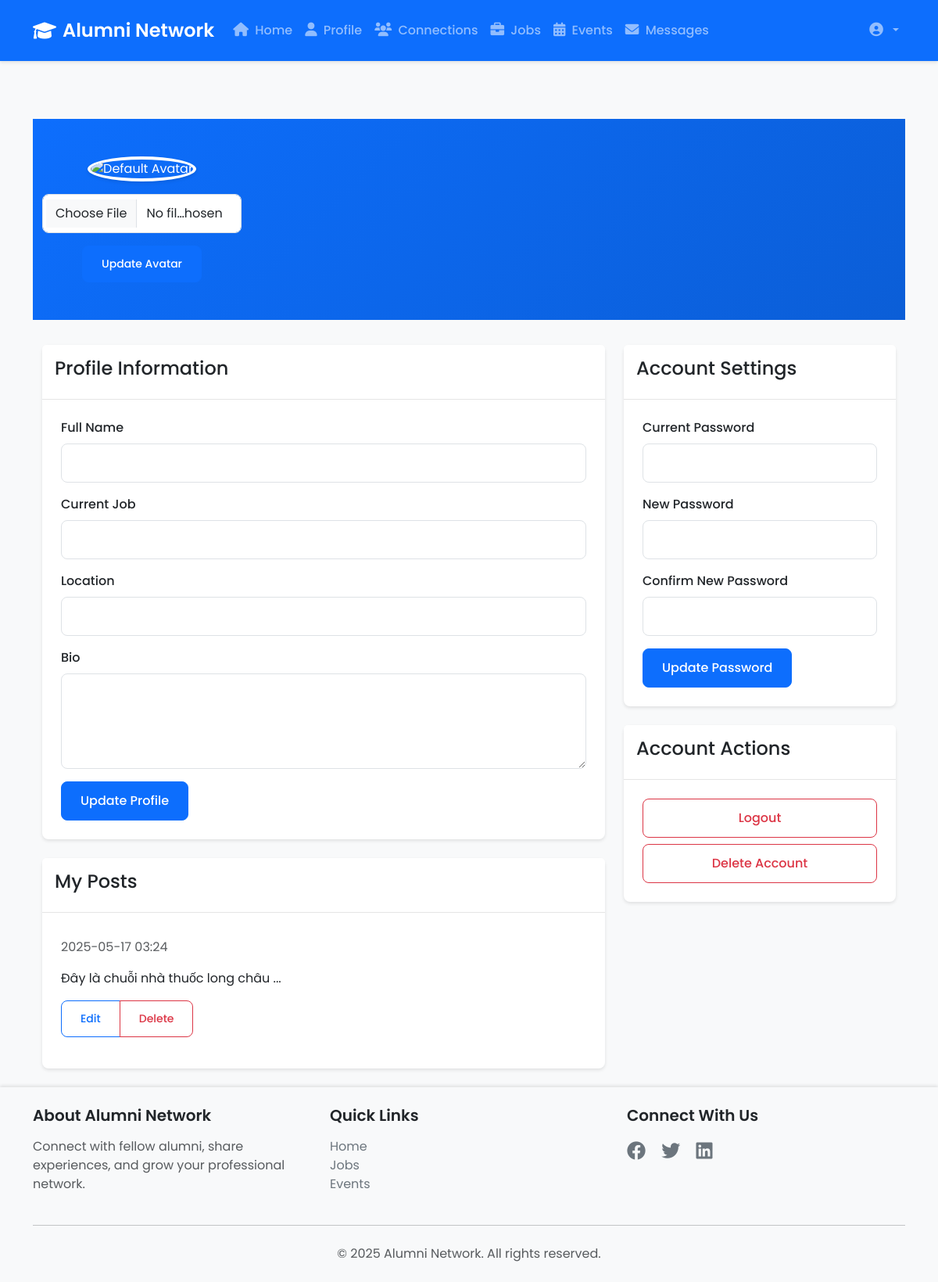
Page /profile (signed in) on the earlier database version.
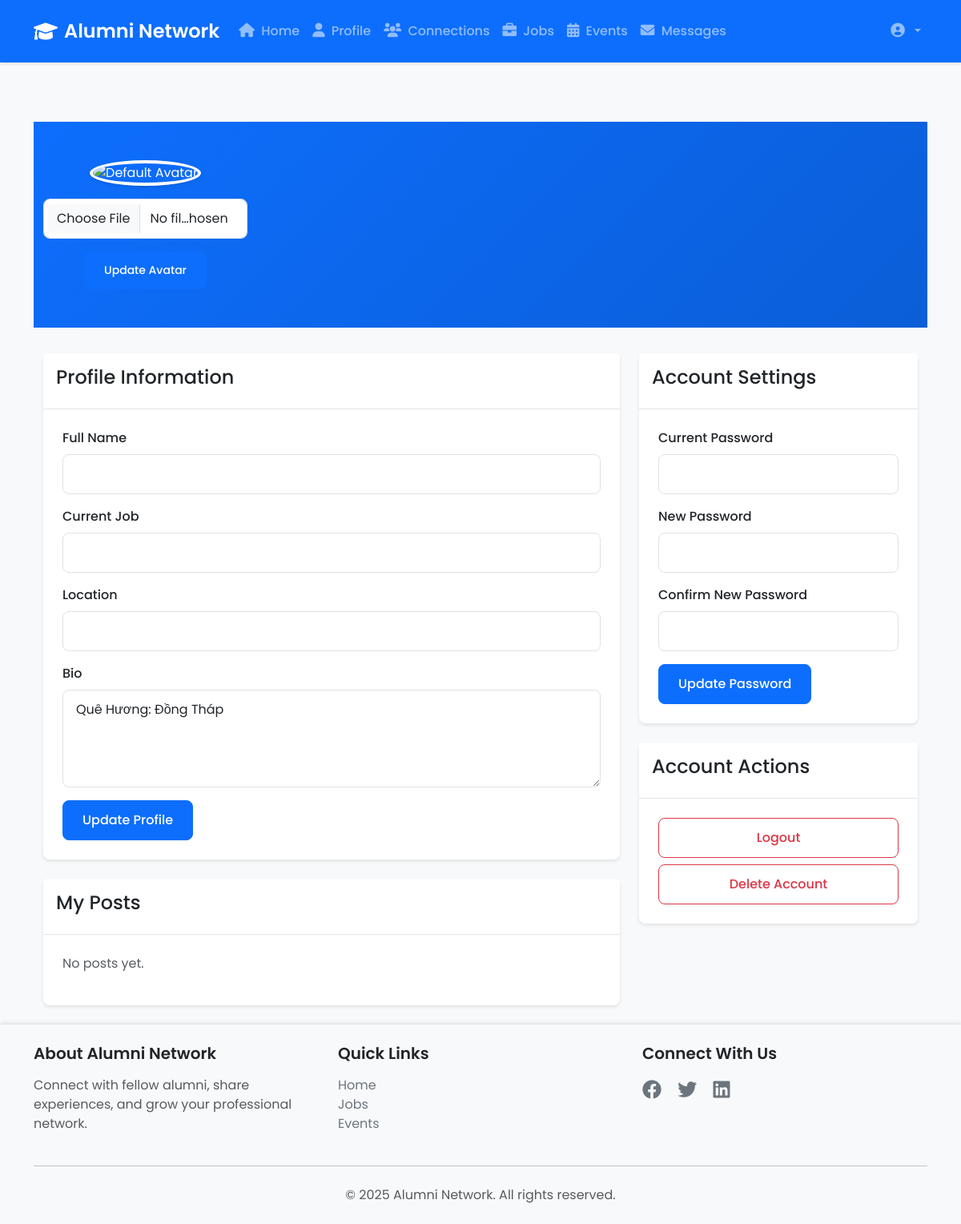
Same page on the later database version.
### models.py (models this page shows)
class Post(db.Model):
    id = db.Column(db.Integer, primary_key=True)
    content = db.Column(db.Text, nullable=False)
    image_url = db.Column(db.String(255))
    created_at = db.Column(db.DateTime, default=datetime.utcnow)
    user_id = db.Column(db.Integer, db.ForeignKey('user.id'), nullable=False)
    comments = db.relationship('Comment', backref='post', lazy=True, cascade='all, delete-orphan')

class Profile(db.Model):
    id = db.Column(db.Integer, primary_key=True)
    user_id = db.Column(db.Integer, db.ForeignKey('user.id'), nullable=False)
    avatar = db.Column(db.String(200))
    bio = db.Column(db.Text)
    phone = db.Column(db.String(20))
    address = db.Column(db.String(200))
    company = db.Column(db.String(100))
    position = db.Column(db.String(100))
    graduation_year = db.Column(db.Integer)

### app.py (the view)
@app.route('/profile', methods=['GET', 'POST'])
@login_required
def profile():
    if request.args.get('user_id') and current_user.role == 'admin':
        user = User.query.get_or_404(request.args.get('user_id'))
        return redirect(url_for('admin_view_user', user_id=user.id))
    user_profile = Profile.query.filter_by(user_id=current_user.id).first()
    education = Education.query.filter_by(user_id=current_user.id).order_by(Education.start_date.desc()).all()
    experience = Experience.query.filter_by(user_id=current_user.id).order_by(Experience.start_date.desc()).all()
    skills = Skill.query.filter_by(user_id=current_user.id).all()
    profile_completion = 0
    if user_profile:
        completion_fields = [
            user_profile.avatar,
            user_profile.phone,
            user_profile.address,
            user_profile.bio,
            user_profile.company or user_profile.position,
            education,
            experience,
            skills
        ]
        completed_fields = sum(1 for field in completion_fields if field)
        profile_completion = (completed_fields / len(completion_fields)) * 100
    return render_template('profile.html',
                         profile=user_profile,
                         education=education,
                         experience=experience,
                         skills=skills,
                         profile_completion=round(profile_completion))

### app.py (called while the page is built)
@login_manager.user_loader
def load_user(user_id):
    return db.session.get(User, int(user_id))

### templates/profile.html (shortened to what this page needs)
{% extends "base.html" %}
{% block content %}
<div class="profile-header">
    <div class="container">
        <div class="row align-items-center">
            <div class="col-md-3 text-center">
                {% if current_user.profile and current_user.profile.avatar %}
                <img src="{{ current_user.profile.avatar }}" alt="Profile Avatar" class="profile-avatar">
                {% else %}
                <img src="{{ url_for('static', filename='uploads/default-avatar.png') }}" alt="Default Avatar" class="profile-avatar">
                {% endif %}
                <form method="POST" action="{{ url_for('update_avatar') }}" enctype="multipart/form-data" class="mt-3">
                    <div class="mb-3">
                        <input type="file" class="form-control" name="avatar" accept="image/*">
                    </div>
                    <button type="submit" class="btn btn-primary btn-sm">Update Avatar</button>
                </form>
            </div>
            <div class="col-md-9">
            </div>
        </div>
    </div>
</div>
<div class="container">
    <div class="row">
        <div class="col-md-8">
            <div class="card mb-4">
                <div class="card-header">
                    <h4>Profile Information</h4>
                </div>
                <div class="card-body">
                    <form method="POST" action="{{ url_for('update_profile') }}">
                        <div class="mb-3">
                            <label for="full_name" class="form-label">Full Name</label>
                            <input type="text" class="form-control" id="full_name" name="full_name"
                                value="{{ current_user.profile.full_name if current_user.profile else '' }}">
                        </div>
                        <div class="mb-3">
                            <label for="current_job" class="form-label">Current Job</label>
                            <input type="text" class="form-control" id="current_job" name="current_job"
                                value="{{ current_user.profile.current_job if current_user.profile else '' }}">
                        </div>
                        <div class="mb-3">
                            <label for="location" class="form-label">Location</label>
                            <input type="text" class="form-control" id="location" name="location"
                                value="{{ current_user.profile.location if current_user.profile else '' }}">
                        </div>
                        <div class="mb-3">
                            <label for="bio" class="form-label">Bio</label>
                            <textarea class="form-control" id="bio" name="bio" rows="4">{{ current_user.profile.bio if current_user.profile else '' }}</textarea>
                        </div>
                        <button type="submit" class="btn btn-primary">Update Profile</button>
                    </form>
                </div>
            </div>
            <div class="card">
                <div class="card-header">
                    <h4>My Posts</h4>
                </div>
                <div class="card-body">
                    {% for post in current_user.posts %}
                    <div class="post-item mb-3">
                        <p class="text-muted">{{ post.created_at.strftime('%Y-%m-%d %H:%M') }}</p>
                        <p>{{ post.content[:200] }}...</p>
                        <div class="btn-group">
                            <a href="{{ url_for('edit_post', post_id=post.id) }}" class="btn btn-sm btn-outline-primary">Edit</a>
                            <a href="{{ url_for('delete_post', post_id=post.id) }}" class="btn btn-sm btn-outline-danger"
                               onclick="return confirm('Are you sure you want to delete this post?')">Delete</a>
                        </div>
                    </div>
                    {% else %}
                    <p class="text-muted">No posts yet.</p>
                    {% endfor %}
                </div>
            </div>
        </div>
        <div class="col-md-4">
            <div class="card mb-4">
                <div class="card-header">
                    <h4>Account Settings</h4>
                </div>
                <div class="card-body">
                    <form method="POST" action="{{ url_for('update_password') }}">
                        <div class="mb-3">
                            <label for="current_password" class="form-label">Current Password</label>
                            <input type="password" class="form-control" id="current_password" name="current_password">
                        </div>
                        <div class="mb-3">
                            <label for="new_password" class="form-label">New Password</label>
                            <input type="password" class="form-control" id="new_password" name="new_password">
                        </div>
                        <div class="mb-3">
                            <label for="confirm_password" class="form-label">Confirm New Password</label>
                            <input type="password" class="form-control" id="confirm_password" name="confirm_password">
                        </div>
                        <button type="submit" class="btn btn-primary">Update Password</button>
                    </form>
                </div>
            </div>
            <div class="card">
                <div class="card-header">
                    <h4>Account Actions</h4>
                </div>
                <div class="card-body">
                    <div class="d-grid gap-2">
                        <a href="{{ url_for('confirm_logout') }}" class="btn btn-outline-danger">Logout</a>
                        <a href="{{ url_for('delete_account') }}" class="btn btn-outline-danger"
                           onclick="return confirm('Are you sure you want to delete your account? This action cannot be undone.')">
                            Delete Account
                        </a>
                    </div>
                </div>
            </div>
        </div>
    </div>
</div>
{% endblock %}

### templates/base.html (shortened to what this page needs)
<!DOCTYPE html>
<html lang="en">
<head>
    <link href="https://cdn.jsdelivr.net/npm/bootstrap@5.3.0/dist/css/bootstrap.min.css" rel="stylesheet">
    <link rel="stylesheet" href="https://cdnjs.cloudflare.com/ajax/libs/font-awesome/6.0.0/css/all.min.css">
    <link rel="stylesheet" href="{{ url_for('static', filename='css/style.css') }}">
</head>
<body>
    <nav class="navbar navbar-expand-lg navbar-dark bg-primary fixed-top">
        <div class="container">
            <a class="navbar-brand d-flex align-items-center" href="{{ url_for('index') }}">
                <i class="fas fa-graduation-cap me-2"></i>
                Alumni Network
            </a>
            <div class="collapse navbar-collapse" id="navbarNav">
                <ul class="navbar-nav me-auto">
                    {% if current_user.is_authenticated %}
                    <li class="nav-item">
                        <a class="nav-link" href="{{ url_for('index') }}">
                            <i class="fas fa-home me-1"></i> Home
                        </a>
                    </li>
                    <li class="nav-item">
                        <a class="nav-link" href="{{ url_for('profile') }}">
                            <i class="fas fa-user me-1"></i> Profile
                        </a>
                    </li>
                    <li class="nav-item">
                        <a class="nav-link" href="{{ url_for('connections') }}">
                            <i class="fas fa-users me-1"></i> Connections
                        </a>
                    </li>
                    <li class="nav-item">
                        <a class="nav-link" href="{{ url_for('jobs') }}">
                            <i class="fas fa-briefcase me-1"></i> Jobs
                        </a>
                    </li>
                    <li class="nav-item">
                        <a class="nav-link" href="{{ url_for('events') }}">
                            <i class="fas fa-calendar-alt me-1"></i> Events
                        </a>
                    </li>
                    <li class="nav-item">
                        <a class="nav-link" href="{{ url_for('messages') }}">
                            <i class="fas fa-envelope me-1"></i> Messages
                        </a>
                    </li>
                    {% endif %}
                </ul>
                <ul class="navbar-nav">
                    {% if current_user.is_authenticated %}
                    <li class="nav-item dropdown">
                        <a class="nav-link dropdown-toggle" href="#" id="userDropdown" role="button" data-bs-toggle="dropdown">
                            <i class="fas fa-user-circle me-1"></i> {{ current_user.username }}
                        </a>
                    </li>
                    {% endif %}
                </ul>
            </div>
        </div>
    </nav>
    <main class="main-content">
        <div class="container mt-5 pt-4">
            {% block content %}{% endblock %}
        </div>
    </main>
    <footer class="footer mt-auto py-4 bg-light">
        <div class="container">
            <div class="row">
                <div class="col-md-4">
                    <h5 class="mb-3">About Alumni Network</h5>
                    <p class="text-muted">Connect with fellow alumni, share experiences, and grow your professional network.</p>
                </div>
                <div class="col-md-4">
                    <h5 class="mb-3">Quick Links</h5>
                    <ul class="list-unstyled">
                        <li><a href="{{ url_for('index') }}" class="text-decoration-none">Home</a></li>
                        <li><a href="{{ url_for('jobs') }}" class="text-decoration-none">Jobs</a></li>
                        <li><a href="{{ url_for('events') }}" class="text-decoration-none">Events</a></li>
                    </ul>
                </div>
                <div class="col-md-4">
                    <h5 class="mb-3">Connect With Us</h5>
                    <div class="social-links">
                        <a href="#" class="text-decoration-none me-3"><i class="fab fa-facebook"></i></a>
                        <a href="#" class="text-decoration-none me-3"><i class="fab fa-twitter"></i></a>
                        <a href="#" class="text-decoration-none me-3"><i class="fab fa-linkedin"></i></a>
                    </div>
                </div>
            </div>
            <hr class="my-4">
            <div class="text-center">
                <span class="text-muted">© 2025 Alumni Network. All rights reserved.</span>
            </div>
        </div>
    </footer>
</body>
</html>

### static/css/style.css (style rules this page uses)
:root { --primary-color: #0d6efd; --secondary-color: #6c757d; --success-color: #198754; --danger-color: #dc3545; --warning-color: #ffc107; --info-color: #0dcaf0; --light-color: #f8f9fa; --dark-color: #212529; --border-radius: 8px; --box-shadow: 0 2px 4px rgba(0, 0, 0, 0.1); --transition: all 0.3s ease; }
body { font-family: 'Poppins', sans-serif; min-height: 100vh; display: flex; flex-direction: column; background-color: #f8f9fa; color: var(--dark-color); }
.navbar { box-shadow: var(--box-shadow); padding: 1rem 0; }
.navbar-brand { font-weight: 600; font-size: 1.5rem; }
.nav-link { font-weight: 500; padding: 0.5rem 1rem; transition: var(--transition); }
.nav-link i { font-size: 1.1rem; }
.main-content { flex: 1; padding-top: 80px; }
.card { border: none; border-radius: var(--border-radius); box-shadow: var(--box-shadow); transition: var(--transition); margin-bottom: 1.5rem; }
.card-header { background-color: white; border-bottom: 1px solid rgba(0, 0, 0, 0.1); padding: 1rem; }
.card-body { padding: 1.5rem; }
.form-control { border-radius: var(--border-radius); border: 1px solid #dee2e6; padding: 0.75rem 1rem; transition: var(--transition); }
.form-label { font-weight: 500; margin-bottom: 0.5rem; }
.btn { border-radius: var(--border-radius); padding: 0.75rem 1.5rem; font-weight: 500; transition: var(--transition); }
.btn-primary { background-color: var(--primary-color); border-color: var(--primary-color); }
.profile-header { background: linear-gradient(135deg, var(--primary-color), #0b5ed7); padding: 3rem 0; margin-bottom: 2rem; color: white; }
.profile-avatar { width: 150px; height: 150px; border-radius: 50%; object-fit: cover; border: 4px solid white; box-shadow: var(--box-shadow); }
.footer { background-color: white; box-shadow: 0 -2px 4px rgba(0, 0, 0, 0.1); }
.footer h5 { font-weight: 600; color: var(--dark-color); }
.footer a { color: var(--secondary-color); transition: var(--transition); }
.social-links a { font-size: 1.5rem; color: var(--secondary-color); transition: var(--transition); }

Differences in the rows shown:
removed Post: created_at "2025-05-17 03:24", content "Đây là chuỗi nhà thuốc long châu"
added Profile: bio "Quê Hương: Đồng Tháp"
Other differences:
text now shown: "No posts yet."
